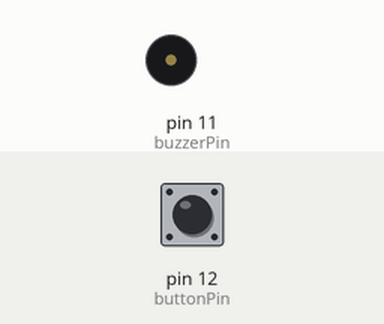
Bench run of a program on a simulated Raspberry Pi (header pin numbers). On the bench: buzzer (waves = sounding, pin HIGH). The inputs (shaded band) are chosen by the test bench; at power-on: pin 12 (buttonPin) HIGH. What the program prints to the terminal is not drawn.

Above: at 1.2 s.
1.3 s: pin 12 (buttonPin) pulled LOW for 0.15 s
At 1.37 s:
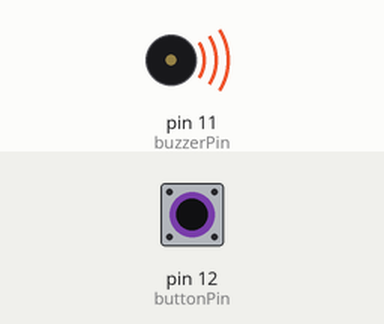
2.9 s: pin 12 (buttonPin) pulled LOW for 3.2 s
At 6.6 s:
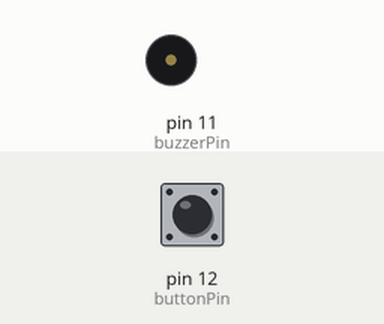
Timing chart, 0 to 8.1 s (numbered marks = the images above; inputs shaded):
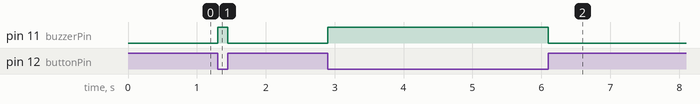

Measured:
- after the input at 1.3 s, pin 11 (buzzerPin): LOW → HIGH at once, → LOW 0.15 s later
- after the input at 2.9 s, pin 11 (buzzerPin): LOW → HIGH at once, → LOW 3.2 s later

The program:

Cicalino_con_transistor.py
```python
import RPi.GPIO as gp

buzzerPin=11

buttonPin=12

def setup():
    gp.setmode(gp.BOARD)
    gp.setup(buzzerPin,gp.OUT) #cicalino fa solo rumore quin e ouput
    gp.setup(buttonPin,gp.IN, pull_up_down=gp.PUD_UP)  #modalita pull up input


def loop():
    while True:

        if(gp.input(buttonPin)==gp.LOW): #se si preme il pulsante attiva cicalino
            gp.output(buzzerPin,gp.HIGH)
            print('cicalino attivo')
        else:
            gp.output(buzzerPin, gp.LOW)
            print('cicalino spento')


def destroy():
    GPIO.cleanup()                     # Release all GPIO

if __name__ == '__main__':     # Program entrance
    print ('Program is starting...')
    setup()
    try:
        loop()
    except KeyboardInterrupt:  # Press ctrl-c to end the program.
        destroy()
```
